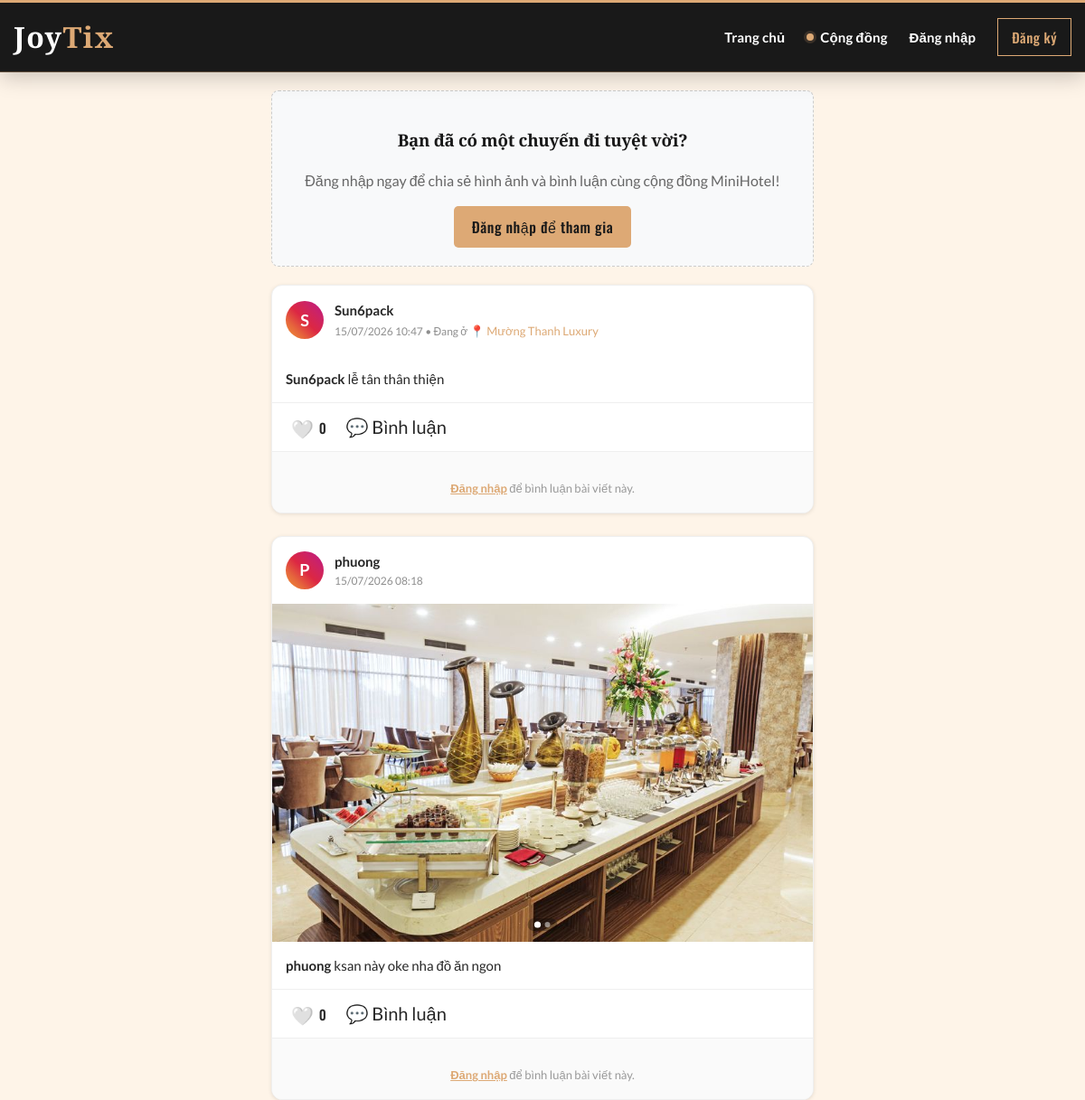
/community.php (upper part), run on an earlier commit of the app's database.
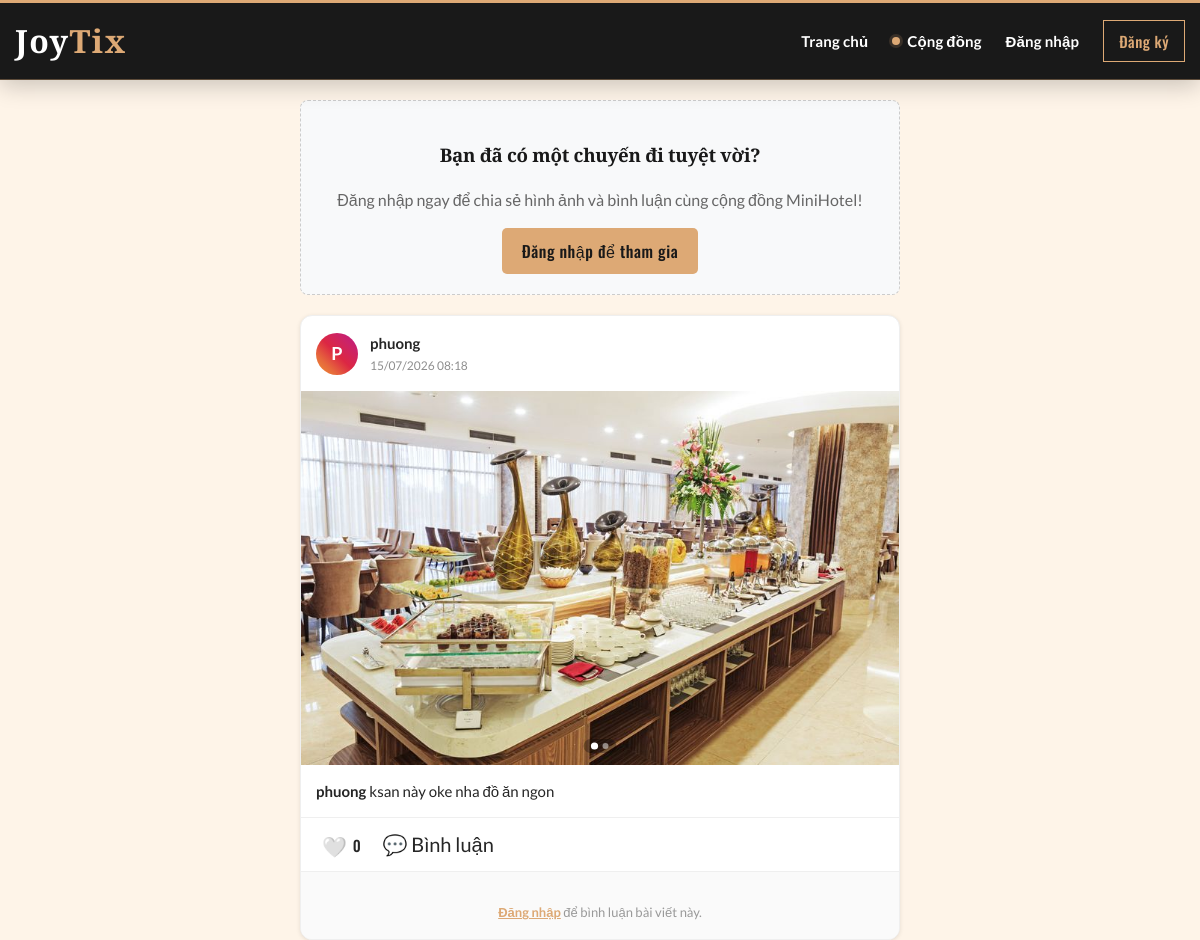
And on a later commit of the database.
### tables this page shows
CREATE TABLE `feed_posts` (
  `id` int(11) NOT NULL,
  `author_name` varchar(100) NOT NULL,
  `author_id` int(11) DEFAULT NULL,
  `hotel_id` int(11) DEFAULT NULL COMMENT 'Khách sạn được review',
  `content` text NOT NULL,
  `image_url` varchar(255) DEFAULT NULL,
  `likes_count` int(11) DEFAULT 0,
  `created_at` timestamp NOT NULL DEFAULT current_timestamp()
);

CREATE TABLE `hotels` (
  `id` int(11) NOT NULL,
  `name` varchar(150) NOT NULL,
  `address` varchar(255) DEFAULT NULL,
  `phone` varchar(25) DEFAULT NULL,
  `star_rating` decimal(2,1) DEFAULT 3.0,
  `vibe` varchar(50) DEFAULT NULL,
  `description` text DEFAULT NULL
);

### includes/bootstrap.php (called while the page is built, shortened)
<?php
function e(mixed $value): string
{
    return htmlspecialchars((string) $value, ENT_QUOTES | ENT_SUBSTITUTE, 'UTF-8');
}

### community.php (the view, shortened to what the changed rows need)
<?php
require_once 'includes/bootstrap.php';
$is_logged_in = isset($_SESSION['user_id']);
$posts = $pdo->query("SELECT p.*, h.name as hotel_name FROM feed_posts p LEFT JOIN hotels h ON p.hotel_id = h.id ORDER BY p.id DESC")->fetchAll(PDO::FETCH_ASSOC);
$post_ids = array_column($posts, 'id');
$images_by_post = [];
$liked_post_ids = [];
if (!empty($post_ids)) {
    $placeholders = implode(',', array_fill(0, count($post_ids), '?'));
    $stmt_images = $pdo->prepare("SELECT * FROM feed_post_images WHERE post_id IN ($placeholders) ORDER BY id ASC");
    $stmt_images->execute($post_ids);
    $images = $stmt_images->fetchAll(PDO::FETCH_ASSOC);
    foreach ($images as $img) {
        $images_by_post[$img['post_id']][] = $img['image_url'];
    }
}
require_once 'includes/header.php';
?>
<div class="feed-container">
    <?php foreach($posts as $post): ?>
    <div class="post-card">
        <div class="post-header">
            <div class="avatar"><?= e(mb_strtoupper(mb_substr($post['author_name'], 0, 1))) ?></div>
            <div>
                <div class="author-name"><?= htmlspecialchars($post['author_name']) ?></div>
                <div class="post-time">
                    <?= date('d/m/Y H:i', strtotime($post['created_at'])) ?>
                    <?php if($post['hotel_name']): ?>
                        • Đang ở <a href="detail.php?id=<?= $post['hotel_id'] ?>" class="hotel-tag">📍 <?= htmlspecialchars($post['hotel_name']) ?></a>
                    <?php endif; ?>
                </div>
            </div>
        </div>
        <?php
        $post_images = $images_by_post[$post['id']] ?? [];
        if (!empty($post_images)):
        ?>
            <div class="post-images-slider-wrapper">
                <div class="post-images-slider" id="slider-<?= $post['id'] ?>">
                    <?php foreach ($post_images as $index => $img): ?>
                        <div class="slide-item">
                            <img src="<?= htmlspecialchars($img) ?>" alt="Ảnh bài đăng <?= $index + 1 ?>">
                        </div>
                    <?php endforeach; ?>
                </div>
                <?php if (count($post_images) > 1): ?>
                    <div class="slider-dots">
                        <?php foreach ($post_images as $index => $img): ?>
                            <span class="dot <?= $index === 0 ? 'active' : '' ?>" onclick="currentSlide(<?= $post['id'] ?>, <?= $index ?>)"></span>
                        <?php endforeach; ?>
                    </div>
                <?php endif; ?>
            </div>
        <?php endif; ?>
        <div class="post-content">
            <span class="author-name"><?= htmlspecialchars($post['author_name']) ?></span>
            <?= nl2br(htmlspecialchars($post['content'])) ?>
        </div>
        <div class="post-actions">
            <?php if ($is_logged_in): ?>
                <button class="btn-action btn-like <?= in_array((int) $post['id'], $liked_post_ids, true) ? 'is-liked' : '' ?>" data-id="<?= $post['id'] ?>" aria-pressed="<?= in_array((int) $post['id'], $liked_post_ids, true) ? 'true' : 'false' ?>">
                    ❤️ <span class="like-count"><?= $post['likes_count'] ?></span>
                </button>
            <?php else: ?>
                <button class="btn-action" onclick="alert('Vui lòng đăng nhập để thả tim!');">
                    🤍 <span class="like-count"><?= $post['likes_count'] ?></span>
                </button>
            <?php endif; ?>
            <span class="btn-action">💬 Bình luận</span>
        </div>
        <div class="comment-section">
            <?php if ($is_logged_in): ?>
                <form action="" method="POST" class="comment-input-group">
                    <?= csrf_field() ?>
                    <input type="hidden" name="post_id" value="<?= $post['id'] ?>">
                    <input type="text" name="comment_content" class="comment-input" placeholder="Thêm bình luận..." required autocomplete="off">
                    <button type="submit" name="submit_comment" class="btn-post-cmt">Đăng</button>
                </form>
            <?php else: ?>
                <div class="community-comment-login">
                    <a href="auth.php?action=login">Đăng nhập</a> để bình luận bài viết này.
                </div>
            <?php endif; ?>
        </div>
    </div>
    <?php endforeach; ?>
</div>
<?php require_once 'includes/footer.php'; ?>

What changed in the data, as far as the page shows it:
removed feed_posts: author_name "S", author_name "Sun6pack", created_at "15/07/2026 10:47", hotel.name "Mường Thanh Luxury", content "lễ tân thân thiện", likes_count "0"
